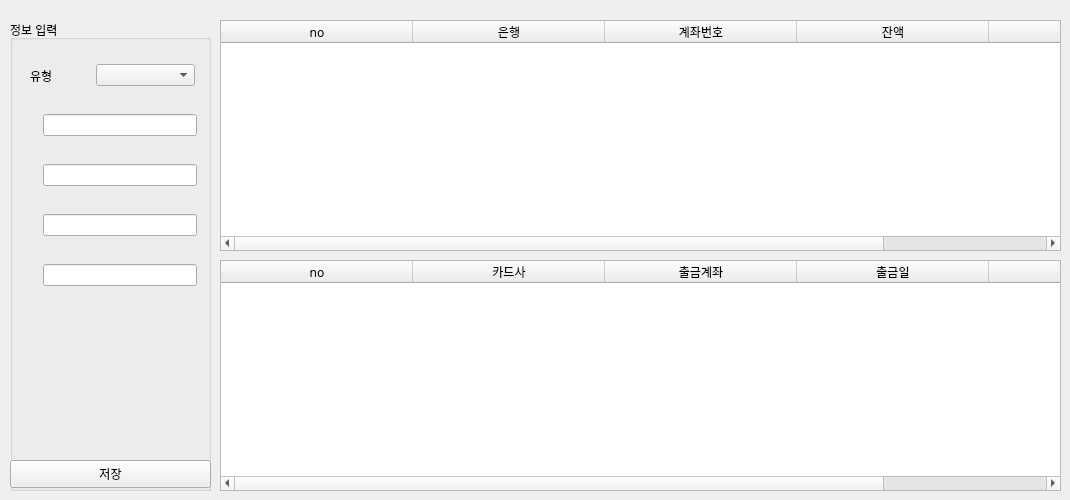
    <widget class="QWidget" name="setting_tabl">
     <attribute name="title">
      <string>Setting</string>
     </attribute>
     <widget class="QGroupBox" name="groupBox_5">
      <property name="geometry">
       <rect>
        <x>10</x>
        <y>20</y>
        <width>201</width>
        <height>471</height>
       </rect>
      </property>
      <property name="title">
       <string>정보 입력</string>
      </property>
      <widget class="QPushButton" name="save_btn">
       <property name="geometry">
        <rect>
         <x>0</x>
         <y>440</y>
         <width>201</width>
         <height>28</height>
        </rect>
       </property>
       <property name="text">
        <string>저장</string>
       </property>
      </widget>
      <widget class="QWidget" name="horizontalLayoutWidget">
       <property name="geometry">
        <rect>
         <x>20</x>
         <y>40</y>
         <width>165</width>
         <height>31</height>
        </rect>
       </property>
       <layout class="QHBoxLayout" name="horizontalLayout">
        <item>
         <widget class="QLabel" name="label_9">
          <property name="text">
           <string>유형</string>
          </property>
         </widget>
        </item>
        <item>
         <widget class="QComboBox" name="setting_combo">
          <item>
           <property name="text">
            <string/>
           </property>
          </item>
          <item>
           <property name="text">
            <string>체크카드/현금</string>
           </property>
          </item>
          <item>
           <property name="text">
            <string>신용카드</string>
           </property>
          </item>
         </widget>
        </item>
       </layout>
      </widget>
      <widget class="QWidget" name="horizontalLayoutWidget_2">
       <property name="geometry">
        <rect>
         <x>20</x>
         <y>90</y>
         <width>167</width>
         <height>31</height>
        </rect>
       </property>
       <layout class="QHBoxLayout" name="horizontalLayout_2">
        <item>
         <widget class="QLabel" name="company_lb">
          <property name="text">
           <string/>
          </property>
         </widget>
        </item>
        <item>
         <widget class="QLineEdit" name="lineEdit"/>
        </item>
       </layout>
      </widget>
      <widget class="QWidget" name="horizontalLayoutWidget_3">
       <property name="geometry">
        <rect>
         <x>20</x>
         <y>140</y>
         <width>167</width>
         <height>31</height>
        </rect>
       </property>
       <layout class="QHBoxLayout" name="horizontalLayout_3">
        <item>
         <widget class="QLabel" name="account_lb">
          <property name="text">
           <string/>
          </property>
         </widget>
        </item>
        <item>
         <widget class="QLineEdit" name="lineEdit_2"/>
        </item>
       </layout>
      </widget>
      <widget class="QWidget" name="horizontalLayoutWidget_4">
       <property name="geometry">
        <rect>
         <x>20</x>
         <y>190</y>
         <width>167</width>
         <height>31</height>
        </rect>
       </property>
       <layout class="QHBoxLayout" name="horizontalLayout_4">
        <item>
         <widget class="QLabel" name="cost_withdraw">
          <property name="text">
           <string/>
          </property>
         </widget>
        </item>
        <item>
         <widget class="QLineEdit" name="lineEdit_3"/>
        </item>
       </layout>
      </widget>
      <widget class="QWidget" name="horizontalLayoutWidget_5">
       <property name="geometry">
        <rect>
         <x>20</x>
         <y>240</y>
         <width>167</width>
         <height>31</height>
        </rect>
       </property>
       <layout class="QHBoxLayout" name="horizontalLayout_6">
        <item>
         <widget class="QLabel" name="memo_lb">
          <property name="text">
           <string/>
          </property>
         </widget>
        </item>
        <item>
         <widget class="QLineEdit" name="lineEdit_5"/>
        </item>
       </layout>
      </widget>
     </widget>
     <widget class="QTableWidget" name="check_table">
      <property name="geometry">
       <rect>
        <x>220</x>
        <y>20</y>
        <width>841</width>
        <height>231</height>
       </rect>
      </property>
      <property name="font">
       <font>
        <family>배달의민족 주아</family>
       </font>
      </property>
      <property name="contextMenuPolicy">
       <enum>Qt::CustomContextMenu</enum>
      </property>
      <property name="editTriggers">
       <set>QAbstractItemView::NoEditTriggers</set>
      </property>
      <property name="dragDropMode">
       <enum>QAbstractItemView::NoDragDrop</enum>
      </property>
      <property name="sortingEnabled">
       <bool>true</bool>
      </property>
      <property name="rowCount">
       <number>0</number>
      </property>
      <attribute name="horizontalHeaderDefaultSectionSize">
       <number>192</number>
      </attribute>
      <attribute name="horizontalHeaderMinimumSectionSize">
       <number>43</number>
      </attribute>
      <attribute name="horizontalHeaderStretchLastSection">
       <bool>true</bool>
      </attribute>
      <attribute name="verticalHeaderVisible">
       <bool>false</bool>
      </attribute>
      <column>
       <property name="text">
        <string>no</string>
       </property>
      </column>
      <column>
       <property name="text">
        <string>은행</string>
       </property>
      </column>
      <column>
       <property name="text">
        <string>계좌번호</string>
       </property>
      </column>
      <column>
       <property name="text">
        <string>잔액</string>
       </property>
      </column>
      <column>
       <property name="text">
        <string>메모</string>
       </property>
      </column>
     </widget>
     <widget class="QTableWidget" name="credit_table">
      <property name="geometry">
       <rect>
        <x>220</x>
        <y>260</y>
        <width>841</width>
        <height>231</height>
       </rect>
      </property>
      <property name="font">
       <font>
        <family>배달의민족 주아</family>
       </font>
      </property>
      <property name="cursor" stdset="0">
       <cursorShape>ArrowCursor</cursorShape>
      </property>
      <property name="contextMenuPolicy">
       <enum>Qt::CustomContextMenu</enum>
      </property>
      <property name="frameShadow">
       <enum>QFrame::Sunken</enum>
      </property>
      <property name="lineWidth">
       <number>1</number>
      </property>
      <property name="midLineWidth">
       <number>0</number>
      </property>
      <property name="autoScroll">
       <bool>true</bool>
      </property>
      <property name="editTriggers">
       <set>QAbstractItemView::NoEditTriggers</set>
      </property>
      <property name="sortingEnabled">
       <bool>true</bool>
      </property>
      <property name="rowCount">
       <number>0</number>
      </property>
      <attribute name="horizontalHeaderCascadingSectionResizes">
       <bool>false</bool>
      </attribute>
      <attribute name="horizontalHeaderDefaultSectionSize">
       <number>192</number>
      </attribute>
      <attribute name="horizontalHeaderHighlightSections">
       <bool>true</bool>
      </attribute>
      <attribute name="horizontalHeaderMinimumSectionSize">
       <number>43</number>
      </attribute>
      <attribute name="horizontalHeaderStretchLastSection">
       <bool>true</bool>
      </attribute>
      <attribute name="verticalHeaderVisible">
       <bool>false</bool>
      </attribute>
      <attribute name="verticalHeaderDefaultSectionSize">
       <number>37</number>
      </attribute>
      <attribute name="verticalHeaderHighlightSections">
       <bool>true</bool>
      </attribute>
      <attribute name="verticalHeaderMinimumSectionSize">
       <number>30</number>
      </attribute>
      <attribute name="verticalHeaderShowSortIndicator" stdset="0">
       <bool>false</bool>
      </attribute>
      <attribute name="verticalHeaderStretchLastSection">
       <bool>false</bool>
      </attribute>
      <column>
       <property name="text">
        <string>no</string>
       </property>
      </column>
      <column>
       <property name="text">
        <string>카드사</string>
       </property>
      </column>
      <column>
       <property name="text">
        <string>출금계좌</string>
       </property>
      </column>
      <column>
       <property name="text">
        <string>출금일</string>
       </property>
      </column>
      <column>
       <property name="text">
        <string>메모</string>
       </property>
      </column>
     </widget>
    </widget>
